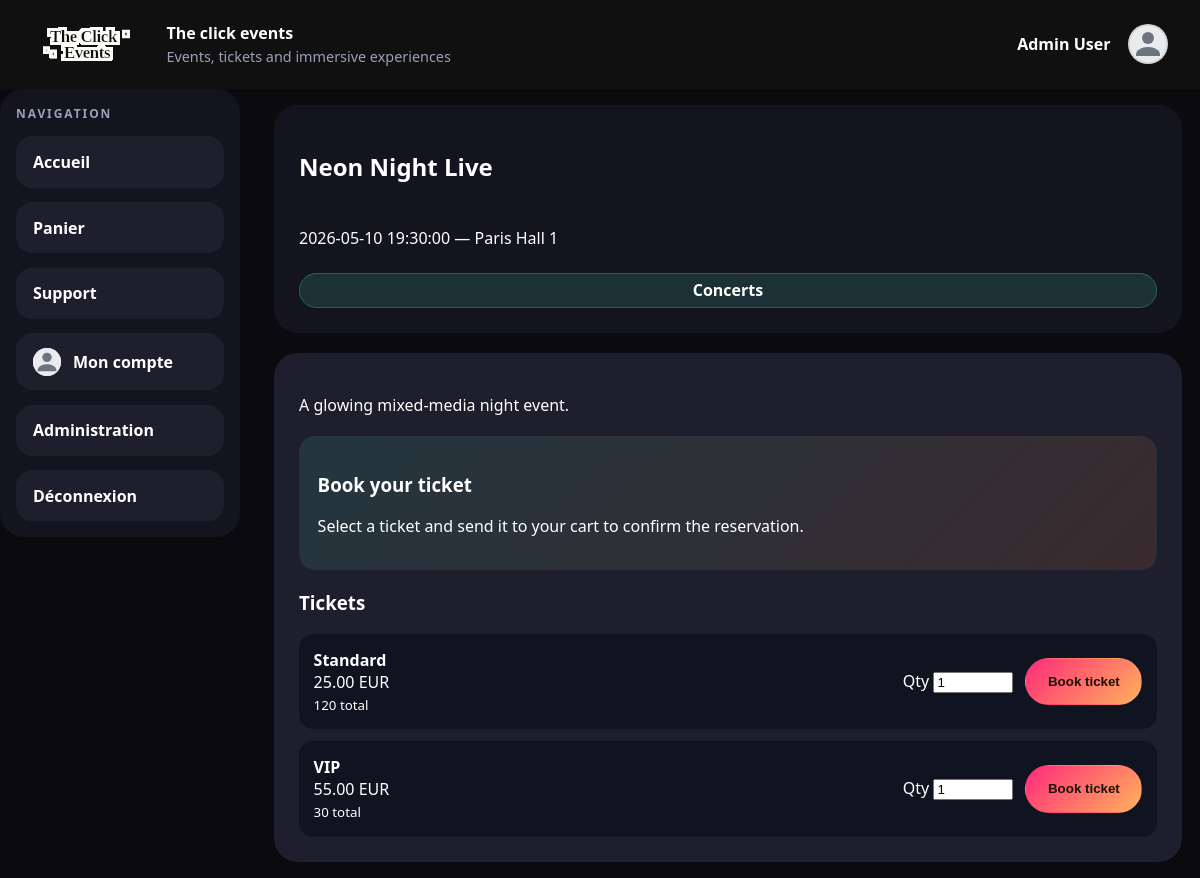
The page /events/1 (signed in) on the database its author committed.
### tables this page shows
CREATE TABLE events (
    id INTEGER PRIMARY KEY AUTOINCREMENT,
    artist_id INTEGER DEFAULT NULL,
    user_artist_id INTEGER DEFAULT NULL,
    title TEXT NOT NULL,
    slug TEXT NOT NULL UNIQUE,
    description TEXT NOT NULL,
    event_date TEXT NOT NULL,
    location TEXT NOT NULL,
    image_path TEXT DEFAULT NULL,
    status TEXT NOT NULL DEFAULT 'draft',
    approval_status TEXT NOT NULL DEFAULT 'pending',
    created_at TEXT DEFAULT CURRENT_TIMESTAMP, category TEXT NOT NULL DEFAULT 'concert',
    FOREIGN KEY (artist_id) REFERENCES artists(id) ON DELETE CASCADE,
    FOREIGN KEY (user_artist_id) REFERENCES users(id) ON DELETE CASCADE
);

CREATE TABLE tickets (
    id INTEGER PRIMARY KEY AUTOINCREMENT,
    event_id INTEGER NOT NULL,
    name TEXT NOT NULL,
    price REAL NOT NULL,
    quantity_total INTEGER NOT NULL,
    quantity_sold INTEGER NOT NULL DEFAULT 0,
    created_at TEXT DEFAULT CURRENT_TIMESTAMP,
    FOREIGN KEY (event_id) REFERENCES events(id) ON DELETE CASCADE
);

### config/bootstrap.php (called while the page is built, shortened)
<?php
spl_autoload_register(static function (string $class): void {
    $prefix = 'App\\';
    $relativeClass = substr($class, strlen($prefix));
    $candidates = [
        APP_PATH . '/' . str_replace('\\', '/', $relativeClass) . '.php',
        CONFIG_PATH . '/' . str_replace('Config\\', '', $relativeClass) . '.php',
    ];
    foreach ($candidates as $file) {
        if (is_file($file)) {
            return;
        }
    }
});
function view(string $template, array $data = []): void
{
    require VIEW_PATH . '/layouts/main.php';
}
function e(?string $value): string
{
    return htmlspecialchars($value ?? '', ENT_QUOTES, 'UTF-8');
}

### app/core/Controller.php (called while the page is built, shortened)
<?php
abstract class Controller
{
    protected function render(string $template, array $data = []): void
    {
        view($template, $data);
    }
}

### app/controllers/EventController.php (called while the page is built, shortened)
<?php
final class EventController extends Controller
{
        public function show(int $id = 0): void
        {
            $eventId = $id ?: (int) ($_GET['id'] ?? 0);
            $event = (new Event())->findById($eventId);
            $tickets = (new Ticket())->forEvent($eventId);
            $this->render('event/show', [
                'event' => $event,
                'tickets' => $tickets,
            ]);
        }
}

### config/Database.php (called while the page is built, shortened)
<?php
final class Database
{
    private static ?PDO $instance = null;
    public static function connection(): PDO
    {
        if (self::$instance instanceof PDO) {
            return self::$instance;
        }
        $driver = strtolower((string) ($_ENV['DB_DRIVER'] ?? 'sqlite'));
        $sqliteFile = dirname(__DIR__) . '/data/phpjs.sqlite';
        $sqliteDir = dirname($sqliteFile);
        $dsn = 'sqlite:' . $sqliteFile;
        try {
            self::$instance = new PDO($dsn, null, null, [
                PDO::ATTR_ERRMODE => PDO::ERRMODE_EXCEPTION,
                PDO::ATTR_DEFAULT_FETCH_MODE => PDO::FETCH_ASSOC,
            ]);
            self::$instance->exec('PRAGMA foreign_keys = ON');
            self::migrateSqlite(self::$instance);
            $row = self::$instance->query('SELECT COUNT(*) AS count FROM users')->fetch();
        } catch (PDOException $exception) {
            throw new RuntimeException('SQLite connection failed: ' . $exception->getMessage(), 0, $exception);
        }
        return self::$instance;
    }
    private static function migrateSqlite(PDO $pdo): void
    {
        self::ensureColumn($pdo, 'artists', 'user_id', 'INTEGER DEFAULT NULL');
        self::ensureColumn($pdo, 'events', 'category', "TEXT NOT NULL DEFAULT 'concert'");
        self::ensureUniqueIndex($pdo, 'artists', 'user_id');
        self::ensureCartItemsTable($pdo);
    }
    private static function ensureCartItemsTable(PDO $pdo): void
    {
        $columns = $pdo->query('PRAGMA table_info(cart_items)')->fetchAll();
        if ($columns !== false && count($columns) > 0) {
            return;
        }
    }
    private static function ensureColumn(PDO $pdo, string $table, string $column, string $definition): void
    {
        $columns = $pdo->query('PRAGMA table_info(' . $table . ')')->fetchAll();
        foreach ($columns as $existingColumn) {
            if (($existingColumn['name'] ?? null) === $column) {
                return;
            }
        }
    }
    private static function ensureUniqueIndex(PDO $pdo, string $table, string $column): void
    {
        $indexName = $table . '_' . $column . '_unique_idx';
        $indexes = $pdo->query('PRAGMA index_list(' . $table . ')')->fetchAll();
        foreach ($indexes as $index) {
            if (($index['name'] ?? null) === $indexName) {
                return;
            }
        }
    }
}

### app/models/BaseModel.php (called while the page is built, shortened)
<?php
abstract class BaseModel
{
    protected PDO $db;
    public function __construct()
    {
        $this->db = Database::connection();
    }
    protected function fetchAll(string $sql, array $params = []): array
    {
        $statement = $this->db->prepare($sql);
        $statement->execute($params);
        return $statement->fetchAll();
    }
    protected function fetchOne(string $sql, array $params = []): ?array
    {
        $statement = $this->db->prepare($sql);
        $statement->execute($params);
        $result = $statement->fetch();
        return $result === false ? null : $result;
    }
}

### app/models/Event.php (called while the page is built, shortened)
<?php
final class Event extends BaseModel
{
    public function findById(int $id): ?array
    {
        return $this->fetchOne('SELECT * FROM events WHERE id = :id LIMIT 1', [':id' => $id]);
    }
}

### app/models/Ticket.php (called while the page is built, shortened)
<?php
final class Ticket extends BaseModel
{
    public function forEvent(int $eventId): array
    {
        return $this->fetchAll(
            'SELECT * FROM tickets WHERE event_id = :event_id ORDER BY price ASC',
            [':event_id' => $eventId]
        );
    }
}

### app/views/event/show.php (the view, shortened to what this page needs)
<section class="event-detail">
    <div class="event-header">
        <h1><?= e($event['title']) ?></h1>
        <p><?= e($event['event_date']) ?> — <?= e($event['location']) ?></p>
        <span class="feed-pill"><?= e(
            $event['category'] === 'concert' ? 'Concerts' : (
                ($event['category'] === 'excursion' ? 'Excursions' : (
                    ($event['category'] === 'festival' ? 'Festivals' : (
                        ($event['category'] === 'food' ? 'Food' : (
                            ($event['category'] === 'humanitaire' ? 'Humanitaires' : (
                                ($event['category'] === 'loisir' ? 'Loisirs' : (
                                    ($event['category'] === 'professionnel' ? 'Professionnels' : 'Event')
                                ))
                            ))
                        ))
                    ))
                ))
            )
        ) ?></span>
    </div>
    <div class="event-body">
        <p><?= nl2br(e($event['description'])) ?></p>
        <div class="event-booking-panel">
            <div>
                <h3>Book your ticket</h3>
                <p>Select a ticket and send it to your cart to confirm the reservation.</p>
            </div>
        </div>
        <h3>Tickets</h3>
        <?php if (empty($tickets)): ?>
            <p>No tickets available.</p>
        <?php else: ?>
            <div class="ticket-list ticket-list-detail">
                <?php foreach ($tickets as $t): ?>
                    <form method="post" action="/cart/add" class="ticket-form ticket-form-detail">
                        <div>
                            <strong><?= e($t['name']) ?></strong>
                            <div><?= e(number_format((float)$t['price'],2)) ?> EUR</div>
                            <small><?= e((string)$t['quantity_total']) ?> total</small>
                        </div>
                        <label>
                            Qty
                            <input type="number" name="quantity" min="1" value="1" max="<?= e((string) ((int) $t['quantity_total'] - (int) $t['quantity_sold'])) ?>">
                        </label>
                        <button type="submit" class="button button-primary">Book ticket</button>
                    </form>
                <?php endforeach; ?>
            </div>
        <?php endif; ?>
    </div>
</section>

### public/css/style.css (style rules this page uses)
:root { --bg: #0a0a0f; --panel: #14141f; --panel-2: #1e1e2d; --text: #ffffff; --muted: #9aa0b8; --accent: #ff2a7a; --accent-2: #00f0ff; --border: transparent; }
* { box-sizing: border-box; }
body { margin: 0; font-family: "Segoe UI", "Helvetica Neue", Arial, sans-serif; background: var(--bg); color: var(--text); }
.button { display: inline-flex; align-items: center; justify-content: center; padding: 0.95rem 1.35rem; border-radius: 999px; border: 1px solid transparent; font-weight: 700; }
.button-primary { background: linear-gradient(135deg, var(--accent), #ffb25c); color: #1a1206; }
.event-detail { display: grid; gap: 1.25rem; }
.event-header { display: grid; gap: 0.5rem; padding: 1.5rem; border-radius: 1.5rem; background: var(--panel); border: 1px solid var(--border); }
.event-body { padding: 1.5rem; border-radius: 1.5rem; background: var(--panel-2); border: 1px solid var(--border); }
.event-booking-panel { display: flex; justify-content: space-between; gap: 1rem; align-items: center; margin: 1.25rem 0; padding: 1rem 1.1rem; border-radius: 1rem; background: linear-gradient(135deg, rgba(77, 225, 193, 0.12), rgba(255, 138, 61, 0.12)); border: 1px solid rgba(21, 32, 51, 0.08); }
.ticket-list-detail { margin-top: 0.75rem; }
.ticket-form-detail { grid-template-columns: 1fr auto auto; background: var(--panel); }
.feed-chip, .feed-pill { display: inline-flex; align-items: center; justify-content: center; min-height: 2rem; padding: 0.35rem 0.8rem; border-radius: 999px; background: rgba(77, 225, 193, 0.14); border: 1px solid rgba(77, 225, 193, 0.25); color: var(--text); font-weight: 700; }
.ticket-list { display: grid; gap: 0.75rem; margin-top: 1rem; }
.ticket-form { display: grid; gap: 0.75rem; grid-template-columns: 1fr auto auto; align-items: center; padding: 0.85rem; border-radius: 0.9rem; background: rgba(8, 14, 26, 0.6); border: 1px solid var(--border); }
.ticket-form input[type="number"] { width: 5rem; }

### rows shown on the page
events: title "Neon Night Live", event_date "2026-05-10 19:30:00", location "Paris Hall 1", category "Concerts", description "A glowing mixed-media night event."
tickets: name "Standard", price "25.00", quantity_total "120"
tickets: name "VIP", price "55.00", quantity_total "30"

### other values the page prints
$_SESSION['user']['full_name'] "Admin User"
